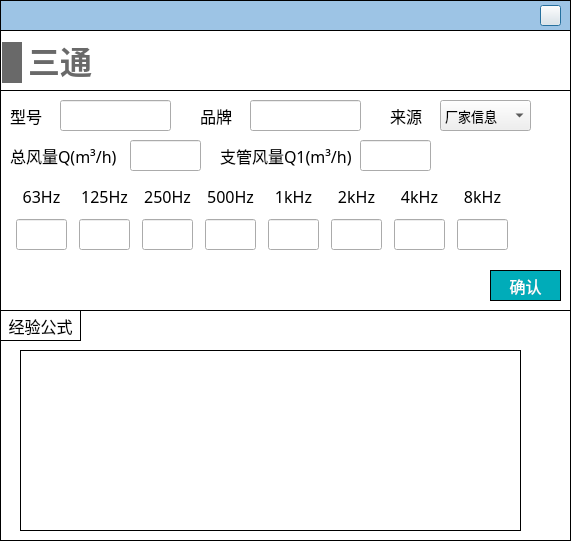
<?xml version="1.0" encoding="UTF-8"?>
<ui version="4.0">
 <class>Dialog_tee</class>
 <widget class="QDialog" name="Dialog_tee">
  <property name="geometry">
   <rect>
    <x>0</x>
    <y>0</y>
    <width>571</width>
    <height>541</height>
   </rect>
  </property>
  <property name="font">
   <font>
    <family>黑体</family>
   </font>
  </property>
  <property name="windowTitle">
   <string>Dialog</string>
  </property>
  <property name="styleSheet">
   <string notr="true">#Dialog_tee
{
background-color:white;
}

QLineEdit 
{
font-family: 'Microsoft YaHei';
font-size: 13px;
}

QComboBox
{
font-family: 'Microsoft YaHei';
font-size: 13px;
}</string>
  </property>
  <widget class="QWidget" name="widget_top" native="true">
   <property name="geometry">
    <rect>
     <x>0</x>
     <y>0</y>
     <width>571</width>
     <height>31</height>
    </rect>
   </property>
   <property name="styleSheet">
    <string notr="true">#widget_top
{
border: 1px solid #000000;
background-color: rgb(157, 196, 229);
	background-color: rgb(157, 196, 229);
}</string>
   </property>
   <widget class="QPushButton" name="close">
    <property name="geometry">
     <rect>
      <x>540</x>
      <y>5</y>
      <width>21</width>
      <height>21</height>
     </rect>
    </property>
    <property name="styleSheet">
     <string notr="true">border-image: url(:/images/image/closeWindow.jpg);</string>
    </property>
    <property name="text">
     <string/>
    </property>
   </widget>
  </widget>
  <widget class="QWidget" name="widget_terminal" native="true">
   <property name="geometry">
    <rect>
     <x>0</x>
     <y>30</y>
     <width>571</width>
     <height>511</height>
    </rect>
   </property>
   <property name="styleSheet">
    <string notr="true">#widget_terminal
{
border: 1px solid #000000;
}</string>
   </property>
   <widget class="QWidget" name="widget" native="true">
    <property name="geometry">
     <rect>
      <x>0</x>
      <y>280</y>
      <width>571</width>
      <height>231</height>
     </rect>
    </property>
    <property name="styleSheet">
     <string notr="true">border: 1px solid #000000;</string>
    </property>
    <widget class="QLabel" name="label_18">
     <property name="geometry">
      <rect>
       <x>0</x>
       <y>0</y>
       <width>81</width>
       <height>31</height>
      </rect>
     </property>
     <property name="font">
      <font>
       <family>黑体</family>
       <pointsize>12</pointsize>
      </font>
     </property>
     <property name="text">
      <string>经验公式</string>
     </property>
     <property name="alignment">
      <set>Qt::AlignCenter</set>
     </property>
    </widget>
    <widget class="QLabel" name="label_3">
     <property name="geometry">
      <rect>
       <x>20</x>
       <y>40</y>
       <width>501</width>
       <height>181</height>
      </rect>
     </property>
     <property name="styleSheet">
      <string notr="true">border-image: url(:/images/image/tee_descri.png);</string>
     </property>
     <property name="text">
      <string/>
     </property>
    </widget>
   </widget>
   <widget class="QWidget" name="widget_2" native="true">
    <property name="geometry">
     <rect>
      <x>0</x>
      <y>60</y>
      <width>571</width>
      <height>221</height>
     </rect>
    </property>
    <property name="styleSheet">
     <string notr="true">#widget_2
{
border: 1px solid #000000;
}

QLabel
{
font-family: '黑体';
font-size: 16px;
}

QLineEdit
{
font-family: '黑体';
}

QRadioButton
{
font-family: '黑体';
}

QPushButton
{
font-family: '黑体';
}</string>
    </property>
    <widget class="QLineEdit" name="lineEdit_brand">
     <property name="geometry">
      <rect>
       <x>250</x>
       <y>10</y>
       <width>111</width>
       <height>31</height>
      </rect>
     </property>
     <property name="font">
      <font>
       <family>黑体</family>
       <pointsize>-1</pointsize>
      </font>
     </property>
    </widget>
    <widget class="QLineEdit" name="lineEdit_q1">
     <property name="geometry">
      <rect>
       <x>360</x>
       <y>50</y>
       <width>71</width>
       <height>31</height>
      </rect>
     </property>
     <property name="font">
      <font>
       <family>黑体</family>
       <pointsize>-1</pointsize>
      </font>
     </property>
    </widget>
    <widget class="QLabel" name="label_16">
     <property name="geometry">
      <rect>
       <x>200</x>
       <y>10</y>
       <width>41</width>
       <height>31</height>
      </rect>
     </property>
     <property name="font">
      <font>
       <family>黑体</family>
       <pointsize>-1</pointsize>
      </font>
     </property>
     <property name="text">
      <string>品牌</string>
     </property>
    </widget>
    <widget class="QLabel" name="label_17">
     <property name="geometry">
      <rect>
       <x>220</x>
       <y>50</y>
       <width>131</width>
       <height>31</height>
      </rect>
     </property>
     <property name="font">
      <font>
       <family>黑体</family>
       <pointsize>-1</pointsize>
      </font>
     </property>
     <property name="text">
      <string>支管风量Q1(m³/h)</string>
     </property>
    </widget>
    <widget class="QLabel" name="label_19">
     <property name="geometry">
      <rect>
       <x>10</x>
       <y>50</y>
       <width>111</width>
       <height>31</height>
      </rect>
     </property>
     <property name="font">
      <font>
       <family>黑体</family>
       <pointsize>-1</pointsize>
      </font>
     </property>
     <property name="text">
      <string>总风量Q(m³/h)</string>
     </property>
    </widget>
    <widget class="QLineEdit" name="lineEdit_q">
     <property name="geometry">
      <rect>
       <x>130</x>
       <y>50</y>
       <width>71</width>
       <height>31</height>
      </rect>
     </property>
     <property name="font">
      <font>
       <family>黑体</family>
       <pointsize>-1</pointsize>
      </font>
     </property>
    </widget>
    <widget class="QPushButton" name="pushButton_confirm">
     <property name="geometry">
      <rect>
       <x>490</x>
       <y>180</y>
       <width>71</width>
       <height>31</height>
      </rect>
     </property>
     <property name="font">
      <font>
       <family>黑体</family>
       <pointsize>12</pointsize>
      </font>
     </property>
     <property name="styleSheet">
      <string notr="true">QPushButton
{
	color:#ffffff; /*文字颜色*/
    background-color: #00ACB9;/*背景色*/
    border-radius:0px; /*边框倒角*/
	border: 1px solid #000000;
}


QPushButton:hover 
{
background-color: rgb(0,142,153);
color: white;
}</string>
     </property>
     <property name="text">
      <string>确认</string>
     </property>
    </widget>
    <widget class="QLineEdit" name="lineEdit_model">
     <property name="geometry">
      <rect>
       <x>60</x>
       <y>10</y>
       <width>111</width>
       <height>31</height>
      </rect>
     </property>
     <property name="font">
      <font>
       <family>黑体</family>
       <pointsize>-1</pointsize>
      </font>
     </property>
    </widget>
    <widget class="QLabel" name="label_29">
     <property name="geometry">
      <rect>
       <x>10</x>
       <y>10</y>
       <width>41</width>
       <height>31</height>
      </rect>
     </property>
     <property name="font">
      <font>
       <family>黑体</family>
       <pointsize>-1</pointsize>
      </font>
     </property>
     <property name="text">
      <string>型号</string>
     </property>
    </widget>
    <widget class="QComboBox" name="comboBox_data_source">
     <property name="geometry">
      <rect>
       <x>440</x>
       <y>10</y>
       <width>91</width>
       <height>31</height>
      </rect>
     </property>
     <property name="font">
      <font>
       <family>Microsoft YaHei</family>
       <pointsize>-1</pointsize>
      </font>
     </property>
     <item>
      <property name="text">
       <string>厂家信息</string>
      </property>
     </item>
     <item>
      <property name="text">
       <string>设计预估</string>
      </property>
     </item>
    </widget>
    <widget class="QLabel" name="label_32">
     <property name="geometry">
      <rect>
       <x>390</x>
       <y>10</y>
       <width>41</width>
       <height>31</height>
      </rect>
     </property>
     <property name="font">
      <font>
       <family>黑体</family>
       <pointsize>-1</pointsize>
      </font>
     </property>
     <property name="text">
      <string>来源</string>
     </property>
    </widget>
    <widget class="QWidget" name="layoutWidget">
     <property name="geometry">
      <rect>
       <x>10</x>
       <y>90</y>
       <width>511</width>
       <height>72</height>
      </rect>
     </property>
     <layout class="QHBoxLayout" name="horizontalLayout">
      <item>
       <layout class="QVBoxLayout" name="verticalLayout">
        <item>
         <widget class="QLabel" name="label_7">
          <property name="minimumSize">
           <size>
            <width>51</width>
            <height>31</height>
           </size>
          </property>
          <property name="maximumSize">
           <size>
            <width>51</width>
            <height>31</height>
           </size>
          </property>
          <property name="font">
           <font>
            <family>黑体</family>
            <pointsize>-1</pointsize>
           </font>
          </property>
          <property name="text">
           <string>63Hz</string>
          </property>
          <property name="alignment">
           <set>Qt::AlignCenter</set>
          </property>
         </widget>
        </item>
        <item>
         <widget class="QLineEdit" name="lineEdit_63">
          <property name="minimumSize">
           <size>
            <width>51</width>
            <height>31</height>
           </size>
          </property>
          <property name="maximumSize">
           <size>
            <width>51</width>
            <height>31</height>
           </size>
          </property>
          <property name="alignment">
           <set>Qt::AlignCenter</set>
          </property>
          <property name="readOnly">
           <bool>false</bool>
          </property>
         </widget>
        </item>
       </layout>
      </item>
      <item>
       <layout class="QVBoxLayout" name="verticalLayout_2">
        <item>
         <widget class="QLabel" name="label_8">
          <property name="minimumSize">
           <size>
            <width>51</width>
            <height>31</height>
           </size>
          </property>
          <property name="maximumSize">
           <size>
            <width>51</width>
            <height>31</height>
           </size>
          </property>
          <property name="font">
           <font>
            <family>黑体</family>
            <pointsize>-1</pointsize>
           </font>
          </property>
          <property name="text">
           <string>125Hz</string>
          </property>
          <property name="alignment">
           <set>Qt::AlignCenter</set>
          </property>
         </widget>
        </item>
        <item>
         <widget class="QLineEdit" name="lineEdit_125">
          <property name="minimumSize">
           <size>
            <width>51</width>
            <height>31</height>
           </size>
          </property>
          <property name="maximumSize">
           <size>
            <width>51</width>
            <height>31</height>
           </size>
          </property>
          <property name="alignment">
           <set>Qt::AlignCenter</set>
          </property>
          <property name="readOnly">
           <bool>false</bool>
          </property>
         </widget>
        </item>
       </layout>
      </item>
      <item>
       <layout class="QVBoxLayout" name="verticalLayout_3">
        <item>
         <widget class="QLabel" name="label_9">
          <property name="minimumSize">
           <size>
            <width>51</width>
            <height>31</height>
           </size>
          </property>
          <property name="maximumSize">
           <size>
            <width>51</width>
            <height>31</height>
           </size>
          </property>
          <property name="font">
           <font>
            <family>黑体</family>
            <pointsize>-1</pointsize>
           </font>
          </property>
          <property name="text">
           <string>250Hz</string>
          </property>
          <property name="alignment">
           <set>Qt::AlignCenter</set>
          </property>
         </widget>
        </item>
        <item>
         <widget class="QLineEdit" name="lineEdit_250">
          <property name="minimumSize">
           <size>
            <width>51</width>
            <height>31</height>
           </size>
          </property>
          <property name="maximumSize">
           <size>
            <width>51</width>
            <height>31</height>
           </size>
          </property>
          <property name="alignment">
           <set>Qt::AlignCenter</set>
          </property>
          <property name="readOnly">
           <bool>false</bool>
          </property>
         </widget>
        </item>
       </layout>
      </item>
      <item>
       <layout class="QVBoxLayout" name="verticalLayout_4">
        <item>
         <widget class="QLabel" name="label_10">
          <property name="minimumSize">
           <size>
            <width>51</width>
            <height>31</height>
           </size>
          </property>
          <property name="maximumSize">
           <size>
            <width>51</width>
            <height>31</height>
           </size>
          </property>
          <property name="font">
           <font>
            <family>黑体</family>
            <pointsize>-1</pointsize>
           </font>
          </property>
          <property name="text">
           <string>500Hz</string>
          </property>
          <property name="alignment">
           <set>Qt::AlignCenter</set>
          </property>
         </widget>
        </item>
        <item>
         <widget class="QLineEdit" name="lineEdit_500">
          <property name="minimumSize">
           <size>
            <width>51</width>
            <height>31</height>
           </size>
          </property>
          <property name="maximumSize">
           <size>
            <width>51</width>
            <height>31</height>
           </size>
          </property>
          <property name="alignment">
           <set>Qt::AlignCenter</set>
          </property>
          <property name="readOnly">
           <bool>false</bool>
          </property>
         </widget>
        </item>
       </layout>
      </item>
      <item>
       <layout class="QVBoxLayout" name="verticalLayout_5">
        <item>
         <widget class="QLabel" name="label_11">
          <property name="minimumSize">
           <size>
            <width>51</width>
            <height>31</height>
           </size>
          </property>
          <property name="maximumSize">
           <size>
            <width>51</width>
            <height>31</height>
           </size>
          </property>
          <property name="font">
           <font>
            <family>黑体</family>
            <pointsize>-1</pointsize>
           </font>
          </property>
          <property name="text">
           <string>1kHz</string>
          </property>
          <property name="alignment">
           <set>Qt::AlignCenter</set>
          </property>
         </widget>
        </item>
        <item>
         <widget class="QLineEdit" name="lineEdit_1k">
          <property name="minimumSize">
           <size>
            <width>51</width>
            <height>31</height>
           </size>
          </property>
          <property name="maximumSize">
           <size>
            <width>51</width>
            <height>31</height>
           </size>
          </property>
          <property name="alignment">
           <set>Qt::AlignCenter</set>
          </property>
          <property name="readOnly">
           <bool>false</bool>
          </property>
         </widget>
        </item>
       </layout>
      </item>
      <item>
       <layout class="QVBoxLayout" name="verticalLayout_6">
        <property name="spacing">
         <number>6</number>
        </property>
        <item>
         <widget class="QLabel" name="label_12">
          <property name="minimumSize">
           <size>
            <width>51</width>
            <height>31</height>
           </size>
          </property>
          <property name="maximumSize">
           <size>
            <width>51</width>
            <height>31</height>
           </size>
          </property>
          <property name="font">
           <font>
            <family>黑体</family>
            <pointsize>-1</pointsize>
           </font>
          </property>
          <property name="text">
           <string>2kHz</string>
          </property>
          <property name="alignment">
           <set>Qt::AlignCenter</set>
          </property>
         </widget>
        </item>
        <item>
         <widget class="QLineEdit" name="lineEdit_2k">
          <property name="minimumSize">
           <size>
            <width>51</width>
            <height>31</height>
           </size>
          </property>
          <property name="maximumSize">
           <size>
            <width>51</width>
            <height>31</height>
           </size>
          </property>
          <property name="alignment">
           <set>Qt::AlignCenter</set>
          </property>
          <property name="readOnly">
           <bool>false</bool>
          </property>
         </widget>
        </item>
       </layout>
      </item>
      <item>
       <layout class="QVBoxLayout" name="verticalLayout_7">
        <item>
         <widget class="QLabel" name="label_">
          <property name="minimumSize">
           <size>
            <width>51</width>
            <height>31</height>
           </size>
          </property>
          <property name="maximumSize">
           <size>
            <width>51</width>
            <height>31</height>
           </size>
          </property>
          <property name="font">
           <font>
            <family>黑体</family>
            <pointsize>-1</pointsize>
           </font>
          </property>
          <property name="text">
           <string>4kHz</string>
          </property>
          <property name="alignment">
           <set>Qt::AlignCenter</set>
          </property>
         </widget>
        </item>
        <item>
         <widget class="QLineEdit" name="lineEdit_4k">
          <property name="minimumSize">
           <size>
            <width>51</width>
            <height>31</height>
           </size>
          </property>
          <property name="maximumSize">
           <size>
            <width>51</width>
            <height>31</height>
           </size>
          </property>
          <property name="alignment">
           <set>Qt::AlignCenter</set>
          </property>
          <property name="readOnly">
           <bool>false</bool>
          </property>
         </widget>
        </item>
       </layout>
      </item>
      <item>
       <layout class="QVBoxLayout" name="verticalLayout_8">
        <item>
         <widget class="QLabel" name="label_14">
          <property name="minimumSize">
           <size>
            <width>51</width>
            <height>31</height>
           </size>
          </property>
          <property name="maximumSize">
           <size>
            <width>51</width>
            <height>31</height>
           </size>
          </property>
          <property name="font">
           <font>
            <family>黑体</family>
            <pointsize>-1</pointsize>
           </font>
          </property>
          <property name="text">
           <string>8kHz</string>
          </property>
          <property name="alignment">
           <set>Qt::AlignCenter</set>
          </property>
         </widget>
        </item>
        <item>
         <widget class="QLineEdit" name="lineEdit_8k">
          <property name="minimumSize">
           <size>
            <width>51</width>
            <height>31</height>
           </size>
          </property>
          <property name="maximumSize">
           <size>
            <width>51</width>
            <height>31</height>
           </size>
          </property>
          <property name="alignment">
           <set>Qt::AlignCenter</set>
          </property>
          <property name="readOnly">
           <bool>false</bool>
          </property>
         </widget>
        </item>
       </layout>
      </item>
     </layout>
    </widget>
   </widget>
   <widget class="QLabel" name="label_40">
    <property name="geometry">
     <rect>
      <x>2</x>
      <y>12</y>
      <width>20</width>
      <height>41</height>
     </rect>
    </property>
    <property name="minimumSize">
     <size>
      <width>20</width>
      <height>41</height>
     </size>
    </property>
    <property name="maximumSize">
     <size>
      <width>20</width>
      <height>41</height>
     </size>
    </property>
    <property name="styleSheet">
     <string notr="true">QLabel { 
border: none; 
background-color : rgb(105, 105, 105);
}</string>
    </property>
    <property name="text">
     <string/>
    </property>
   </widget>
   <widget class="QLabel" name="label_41">
    <property name="geometry">
     <rect>
      <x>28</x>
      <y>11</y>
      <width>64</width>
      <height>43</height>
     </rect>
    </property>
    <property name="font">
     <font>
      <family>Microsoft YaHei</family>
      <pointsize>24</pointsize>
      <bold>true</bold>
     </font>
    </property>
    <property name="styleSheet">
     <string notr="true">QLabel { 
border: none; 
color : rgb(105, 105, 105);
}</string>
    </property>
    <property name="text">
     <string>三通</string>
    </property>
    <property name="alignment">
     <set>Qt::AlignBottom|Qt::AlignHCenter</set>
    </property>
   </widget>
  </widget>
 </widget>
 <tabstops>
  <tabstop>lineEdit_model</tabstop>
  <tabstop>lineEdit_brand</tabstop>
  <tabstop>lineEdit_q</tabstop>
  <tabstop>lineEdit_q1</tabstop>
  <tabstop>lineEdit_63</tabstop>
  <tabstop>lineEdit_125</tabstop>
  <tabstop>lineEdit_250</tabstop>
  <tabstop>lineEdit_500</tabstop>
  <tabstop>lineEdit_1k</tabstop>
  <tabstop>lineEdit_2k</tabstop>
  <tabstop>lineEdit_4k</tabstop>
  <tabstop>lineEdit_8k</tabstop>
  <tabstop>comboBox_data_source</tabstop>
  <tabstop>pushButton_confirm</tabstop>
  <tabstop>close</tabstop>
 </tabstops>
 <resources/>
 <connections/>
</ui>
